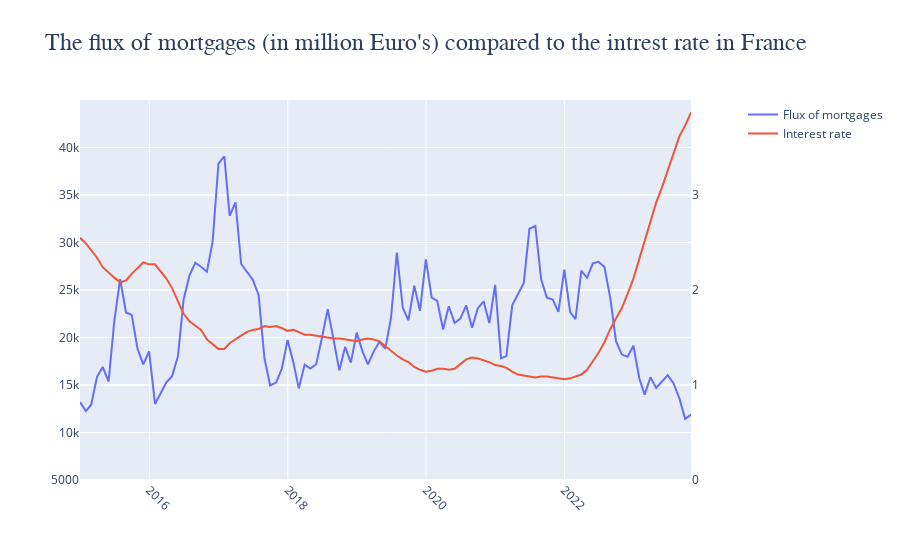

This figure's notebook cell:
### Code cell
import plotly.graph_objs as go
from plotly.subplots import make_subplots

fig = make_subplots(specs=[[{"secondary_y": True}]])
fig.add_trace(
    go.Scatter(x = flux.index, y = flux['emprunts_M€'], name='Flux of mortgages'), 
    secondary_y=False)

fig.add_trace(
    go.Scatter(x = flux.index, y = flux['taux'], name='Interest rate'),
    secondary_y=True)

fig.update_layout(dict(title="The flux of mortgages (in million Euro's) compared to the intrest rate in France",
                        title_font_family="Times New Roman",
                        title_font_size = 24,
                        yaxis1 = dict(
                            range=[5000,45000], # update
                            tickmode = 'array',
                            tickvals = [i for i in range(5000,45000,5000)],
                        ),
                        yaxis2 = dict(
                            range=[0,4], # update
                            tickmode = 'array',
                            tickvals = [i for i in range(0,4,1)],
                        ), 
                        xaxis = dict(
                            tickangle = 45
                        )
                       ))
fig.show()
